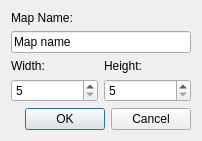
<?xml version="1.0" encoding="UTF-8"?>
<ui version="4.0">
 <class>CreateMapDialog</class>
 <widget class="QDialog" name="CreateMapDialog">
  <property name="geometry">
   <rect>
    <x>0</x>
    <y>0</y>
    <width>202</width>
    <height>127</height>
   </rect>
  </property>
  <property name="windowTitle">
   <string>Dialog</string>
  </property>
  <layout class="QVBoxLayout" name="verticalLayout">
   <item>
    <widget class="QLabel" name="label">
     <property name="text">
      <string>Map Name:</string>
     </property>
    </widget>
   </item>
   <item>
    <widget class="QLineEdit" name="mapName">
     <property name="text">
      <string>Map name</string>
     </property>
    </widget>
   </item>
   <item>
    <layout class="QGridLayout" name="gridLayout">
     <item row="0" column="0">
      <widget class="QLabel" name="widthLabel">
       <property name="text">
        <string>Width:</string>
       </property>
      </widget>
     </item>
     <item row="0" column="1">
      <widget class="QLabel" name="heightLabel">
       <property name="text">
        <string>Height:</string>
       </property>
      </widget>
     </item>
     <item row="1" column="0">
      <widget class="QSpinBox" name="widthSpinBox">
       <property name="minimum">
        <number>5</number>
       </property>
       <property name="maximum">
        <number>102</number>
       </property>
      </widget>
     </item>
     <item row="1" column="1">
      <widget class="QSpinBox" name="heightSpinBox">
       <property name="minimum">
        <number>5</number>
       </property>
       <property name="maximum">
        <number>102</number>
       </property>
      </widget>
     </item>
    </layout>
   </item>
   <item>
    <widget class="QDialogButtonBox" name="buttonBox">
     <property name="orientation">
      <enum>Qt::Horizontal</enum>
     </property>
     <property name="standardButtons">
      <set>QDialogButtonBox::Cancel|QDialogButtonBox::Ok</set>
     </property>
    </widget>
   </item>
  </layout>
 </widget>
 <resources/>
 <connections>
  <connection>
   <sender>buttonBox</sender>
   <signal>accepted()</signal>
   <receiver>CreateMapDialog</receiver>
   <slot>accept()</slot>
   <hints>
    <hint type="sourcelabel">
     <x>248</x>
     <y>254</y>
    </hint>
    <hint type="destinationlabel">
     <x>157</x>
     <y>274</y>
    </hint>
   </hints>
  </connection>
  <connection>
   <sender>buttonBox</sender>
   <signal>rejected()</signal>
   <receiver>CreateMapDialog</receiver>
   <slot>reject()</slot>
   <hints>
    <hint type="sourcelabel">
     <x>316</x>
     <y>260</y>
    </hint>
    <hint type="destinationlabel">
     <x>286</x>
     <y>274</y>
    </hint>
   </hints>
  </connection>
 </connections>
</ui>
